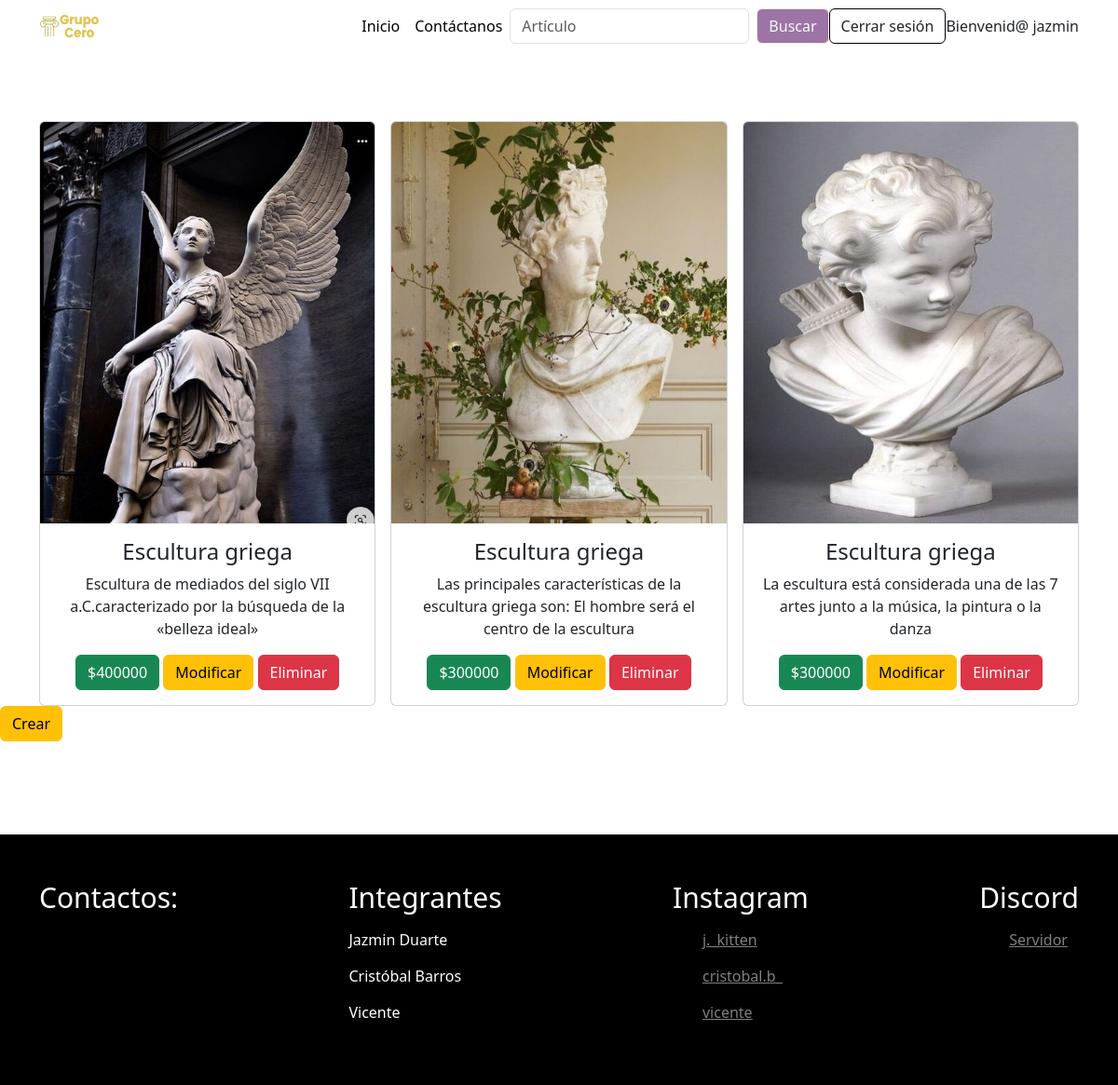
The app's page /moldear/ (signed in) with its own data.
### arte_app/models.py (models this page shows, shortened)
class ProductosEscultura(models.Model):
    dies = models.CharField(primary_key=True,max_length=5,verbose_name="Dies")
    nombre = models.CharField(max_length=50, blank=True, verbose_name="Nombre")
    descripcion = models.CharField(max_length=100, blank=True, verbose_name="Descripcion")
    precio = models.IntegerField(blank=True,verbose_name="Precio")
    imagen = models.ImageField(upload_to="imagenes",null=True,blank=True,verbose_name="Imagen")

### arte_app/views.py (the view)
# urls.py: path('moldear/', moldear, name='moldear'),
def moldear(request):
    productos = ProductosEscultura.objects.all()
    datos={
        'productos':productos
    }
    return render(request, 'moldear.html',datos)

### arte_app/templates/moldear.html (shortened to what this page needs)
{% extends "base.html" %}
{% block content %}
{% load static %}
<!DOCTYPE html>
<html lang="en">
<head>
    <link rel="stylesheet" href="{% static 'arte_app/css/estilo.css' %}">
    <link href="https://cdn.jsdelivr.net/npm/bootstrap@5.3.0-alpha2/dist/css/bootstrap.min.css" rel="stylesheet">
    <link rel="stylesheet" href="https://cdn.jsdelivr.net/npm/bootstrap@5.3.0-alpha3/dist/css/bootstrap.min.css">
</head>
<body>
    <div class="separar">
    <div class="container">
      <div class="row g-3">
        {% for producto in productos %}
        <div class="col-12 col-md-6 col-lg-4">
            <br>
            <div class="card text-center">
                {% if producto.imagen %}
                    <img src="{{ producto.imagen.url }}" class="card-img-top mx-auto imagen">
                {% else %}
                    <img src="{% static 'img/sinfoto.webp' %}" class="card-img-top mx-auto imagen">
                {% endif %}
                <div class="card-body">
                    <h4 class="card-title">
                        {{ producto.nombre }}
                    </h4>
                    <p class="card-text">
                        {{ producto.descripcion }}<br>
                    </p>
                    <a href="#" class="btn btn-success">${{ producto.precio }}</a>
                    {% if user.is_superuser %}
                    <a href="{% url 'modificares' producto.dies %}" class="btn btn-warning">Modificar</a>
                    <a href="{% url 'eliminares' producto.dies %}" class="btn btn-danger">Eliminar</a>
                    {% endif %}
                </div>
            </div>
        </div>
        {% endfor %}
      </div>
  </div>
    {% if user.is_superuser %}
        <a href="{% url 'creares' %}" class="btn btn-warning">Crear</a>
    {% endif %}
</div>
</body>
</html>
{% endblock %}

### arte_app/templates/base.html (shortened to what this page needs)
{% load static %}
<!DOCTYPE html>
<html>
<head>
    <link rel="stylesheet" href="{% static 'arte_app/css/estilo.css' %}">
    <link href="https://cdn.jsdelivr.net/npm/bootstrap@5.3.0-alpha2/dist/css/bootstrap.min.css" rel="stylesheet"
>
<body>
    <div>
        <nav class="navbar navbar-expand-lg">
            <div class="container secondary">
                <a href="{% url 'index' %}" class="logo"></a>
                <div class="collapse navbar-collapse" id="navbarSupportedContent">
                <ul class="navbar-nav ms-auto mb-2 mb-lg-0">
                    <li class="nav-item">
                    <a class="nav-link active" aria-current="page" href="{% url 'index' %}">Inicio</a>
                    </li>
                    <li class="nav-item">
                    <a class="nav-link active" aria-current="page" href="{% url 'contactos' %}" >Contáctanos</a>
                    </li>
                </ul>
                <form class="d-flex" role="search">
                    <input class="form-control me-2" type="search" placeholder="Artículo" aria-label="Artículo">
                    <button class="btn btn-outline-light" type="submit">Buscar</button>
                </form>
                {% if user.is_authenticated %}
                <a href="{% url 'logout' %}" class="btn btn-outline-dark" >Cerrar sesión</a>
                {% else %}
                <a href="{% url 'login' %}" class="btn btn-outline-dark" >Iniciar Sesión</a>
                {% endif %}
                {% if user.is_authenticated %}
                <a class="nav-link active" aria-current="page" href="#">Bienvenid@ {{ user.username }}</a>
                {% endif %}
                </div>
            </div>
            </nav>
      </div>
    {% block content %}
    {% endblock %}
    <footer class="footer">
        <div class="footer-content container">
            <div class="link">
                <h3>Contactos:</h3>
            </div>
            <div class="link">
                <h3>Integrantes</h3>
                <p>Jazmin Duarte</p>
                <p>Cristóbal Barros</p>
                <p>Vicente </p>
            </div>
            <div class="link">
                <h3>Instagram</h3>
                <ul>
                    <li><a href="https://www.instagram.com/j._kitten/">j._kitten</a></li>
                    <li><a href="https://www.instagram.com/cristobal.b_/">cristobal.b_</a></li>
                    <li><a href="https://www.instagram.com">vicente</a></li>
                </ul>
            </div>
            <div class="link">
                <h3>Discord</h3>
                <ul>
                    <li><a href="https://discord.gg/mwVUWazJ">Servidor</a></li>
                </ul>
            </div>
        </div>
    </footer>
</body>
</html>

### arte_app/static/arte_app/css/estilo.css (style rules this page uses)
* { margin: 0; padding: 0; box-sizing: border-box; text-decoration: none; list-style: none; }
body { font-family: 'Poppins', sans-serif, 'Abril+Fatface'; }
.container { max-width: 1200px; margin: 0 auto; }
a { text-decoration: none; }
.btn-outline-light { background-color: #9d74a6 !important; border-color: #f3e8dd !important; }
.btn-outline-dark { background-color: white !important; border-color: black !important; }
.logo { width: 65px; height: 25px ; float: left; background-image: url(../img/logo1.png); background-size: 100% 100%; }
.navbar { background-color: white; display: flex; }
.footer { padding: 50px 0; background-color: #000000; }
.footer-content { display: flex; justify-content: space-between; }
.link h3 { font-size: 30px; color: white; margin-bottom: 15px; }
.link p { font-size: 16px; color: white; display: block; margin-bottom: 15px; }
.link a { font-size: 16px; color: gray; display: block; margin-bottom: 15px; }
.separar { margin-top: 50px; margin-bottom: 100px; }

### records on screen
ProductosEscultura: imagen (picture), nombre "Escultura griega", descripcion "Escultura de mediados del siglo VII a.C.caracterizado por la búsqueda de la «belleza ideal»", precio "400000"
ProductosEscultura: imagen (picture), nombre "Escultura griega", descripcion "Las principales características de la escultura griega son: El hombre será el centro de la escultura", precio "300000"
ProductosEscultura: imagen (picture), nombre "Escultura griega", descripcion "La escultura está considerada una de las 7 artes junto a la música, la pintura o la danza", precio "300000"

### other values on screen
{{ user.username }} "jazmin"
